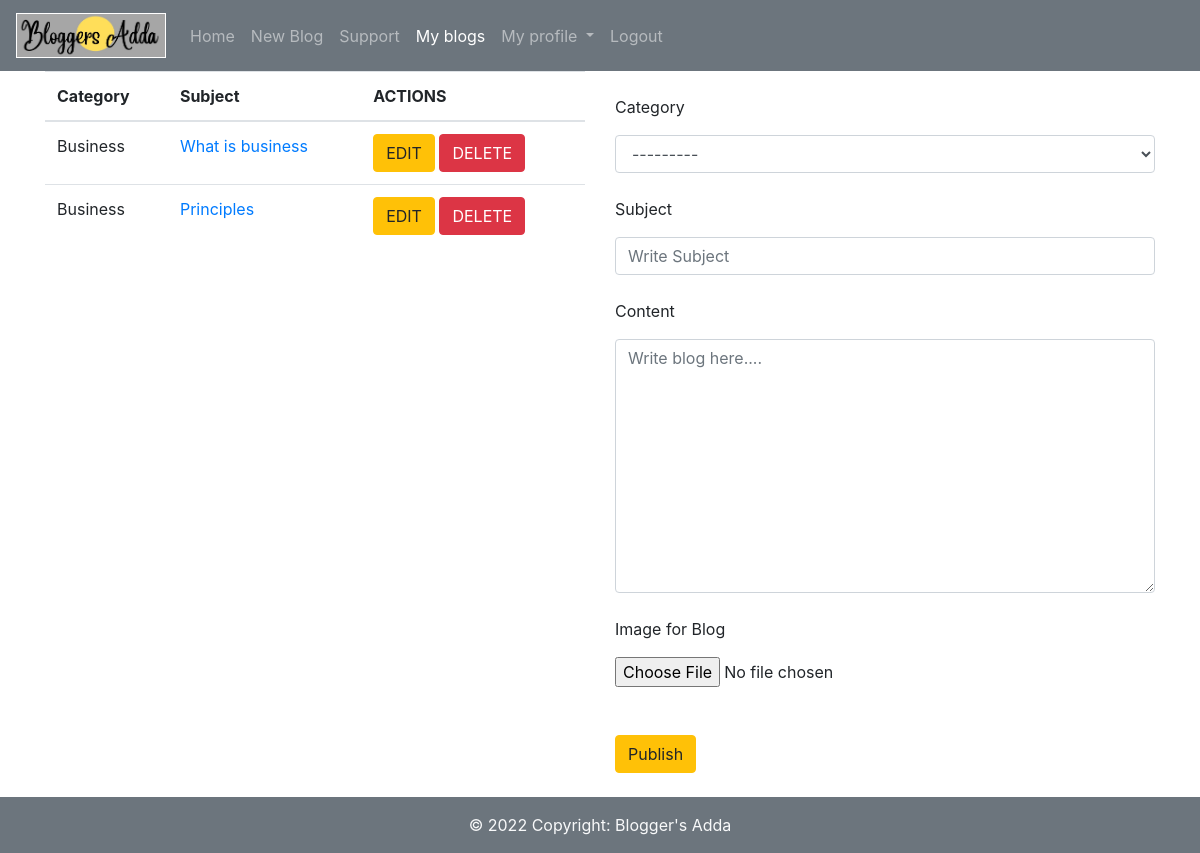
Page /my_blogs/ (signed in) on the committed database.
### myapp/models.py (models this page shows, shortened)
class Blog(models.Model):
    author = models.ForeignKey(User,on_delete=models.CASCADE,default=None)
    category = models.ForeignKey(Category,on_delete=models.CASCADE)
    title = models.CharField(max_length=100)
    content = models.TextField()
    img = models.ImageField(upload_to='images/',null=True,blank=True,default='images/defaultimg.jpg')
    like = models.ManyToManyField(User, related_name='blogpost_like',blank=True)

class Category(models.Model):
    name = models.CharField(max_length=50)
    img = models.ImageField(upload_to='images/',null=True,blank=True,default='images/defaultimg.jpg')
    def __str__(self):
        return self.name

### myapp/views.py (the view)
# urls.py: path('my_blogs/',my_blogs,name='my_blogs'),
@login_required(login_url='login')
def my_blogs(request):
    if request.method == 'POST':
        all_data = Blog.objects.filter(author=request.user)
        form = UploadBlog(request.POST)
        if form.is_valid():
            form.save()
            return render(request,'My_blog.html',{'blogs':all_data,'form':form})
    else:
        form = UploadBlog()
        all_data = Blog.objects.filter(author=request.user)
    return render(request,'My_blog.html',{'all_data':all_data,'form':form})

### myapp/form.py
class UploadBlog(ModelForm):
    class Meta:
        model = Blog
        fields = ['category','title','content','img']
        widgets={
           'title':forms.TextInput(attrs={'class':'form-control','placeholder':'Write Subject'}),
            'category':forms.Select(attrs={'class':'form-control'}),
            'content':forms.Textarea(attrs={'class':'form-control','placeholder':'Write blog here....'}),
            'img':forms.FileInput()
        }
        labels = {'author':'Author','title':'Subject','category':'Category','content':'Content','img':'Image for Blog'}

### myapp/templates/My_blog.html (shortened to what this page needs)
<!DOCTYPE html>
<html lang="en">
<head>
</head>
<body>
    {% extends 'header.html' %}
    {% block myblogactive %}
        active
    {% endblock myblogactive %}
    {% block my_blogs %}
    <div class="container">
        <div class="row">
            <div class="col lg-6">
                <table class="table table-hover">
                    <thead>
                        <tr>
                            <th scope="col">Category</th>
                            <th scope="col">Subject</th>
                            <th scope="col">ACTIONS</th>
                        </tr>
                    </thead>
                    <tbody>
                        {% for i in all_data %}
                        <tr>
                            <td>{{i.category}}</td>
                            <td><a href="{% url 'comments' i.id %}">{{i.title}}</a></td>
                            <td>
                                <a class="btn btn-warning" href="{% url 'update' i.id %}">EDIT</a>
                                <a class="btn btn-danger" href="{% url 'delete' i.id %}">DELETE</a>
                            </td>
                        </tr>
                        {% endfor %}
                    </tbody>
                </table>
            </div>
            <div class="col lg-6">
                <form method="POST" enctype="multipart/form-data" novalidate>
                    <br>
                    {% for fm in  form%}
                        <p style="font-size: medium">{{fm.label}} </p> {{fm}}<br>
                    {% endfor %}
                    <br><br>
                    <input type="submit" class="btn btn-warning my-2 my-sm-0" value="Publish">
                </form>
            </div>
        </div>
    </div>
    {% endblock my_blogs %}

### rows in the picture
Blog: category "Business", title "What is business"
Blog: category "Business", title "Principles"

### other values in the picture
{{ fm.label }} "Category" "Subject" "Content" "Image for Blog"
